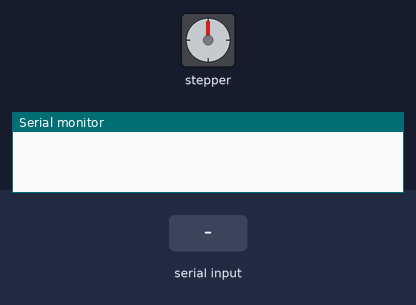
A sketch run on a simulated Arduino Uno, built with avr-gcc and run on an emulated ATmega328P. Parts: stepper motor, the last lines printed to the serial monitor. Wiring (inferred from the names in the program): stepper motor driver (200 steps per turn assumed): step pin 2; direction pin 5. The test bench sets the inputs (shaded band).

Above: at 1.2 s.
1.3 s: "30,150\n" received over Serial
At 1.7 s:
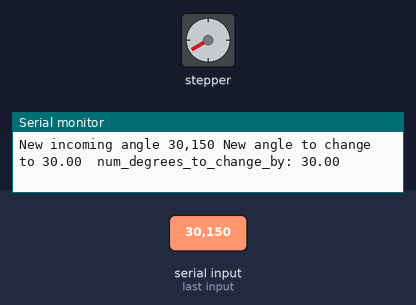
2.9 s: "5\n" received over Serial
At 3.3 s:
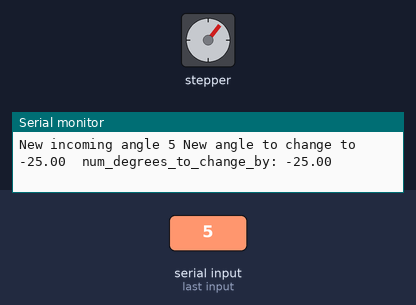
4.4 s: "90,45\n" received over Serial
At 5.8 s:
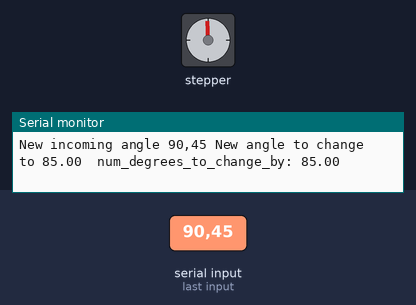
6.1 s: "200\n" received over Serial
At 7.1 s:
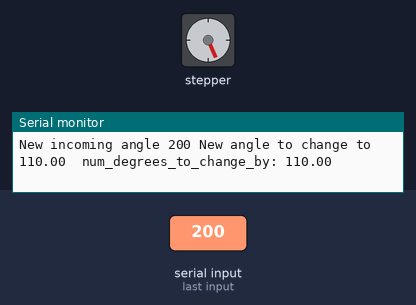
7.9 s: "90\n" received over Serial
At 9.6 s:
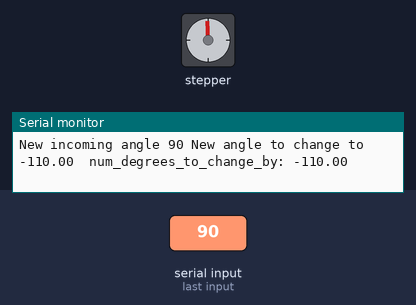
Timing chart, 0 to 10.7 s (numbered marks = the images above; inputs shaded):
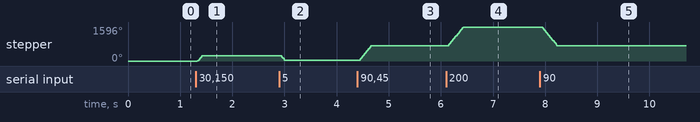

The sketch:

stepper_abs_pos_serial_input_control.ino
```cpp
/*
 *   Basic example code for controlling a stepper without library
 *
 *   by Dejan, https://howtomechatronics.com
 */

// defines pins
#define stepPin 2
#define dirPin 5

// MS2(-)	MS1(-)	Steps(-)	Interpolation(-)	Mode(-)
// GND	VIO	1⁄2	1⁄256	stealthChop2
// VIO	GND	1⁄4	1⁄256	stealthChop2
// GND	GND	1⁄8	1⁄256	stealthChop2   // nothing connected to ms1 or 2. So 1/8 of 1.8 degrees is 1/8 * 1.8 = 0.225 degrees. so 800 below would be 180 degrees
// VIO	VIO	1⁄16	1⁄256	stealthChop2  // if i wanted max res: 1/16 of 1.8 degrees is (1/16) * 1.8 = 0.1125 degrees...

const float resolution  = 0.225; // put your step resolution here
int step_degree(float desired_degree){
    return abs(desired_degree/resolution);
}

const byte numChars = 32;
char receivedChars[numChars];   // an array to store the received data

boolean newData = false;

float num_degrees_to_change_by;
float incoming_absolute_degrees = 45;
float new_angle_to_change_to;
float cur_abs_degrees = 0;

int calculate_how_many_steps_to_go_to_new_absolute_degrees() {

}

void setup() {
  Serial.begin(9600);
  // Sets the two pins as Outputs
  pinMode(stepPin,OUTPUT);
  pinMode(dirPin,OUTPUT);
}

void recvWithEndMarker() {
    static byte ndx = 0;
    char endMarker = '\n';
    char rc;

    while (Serial.available() > 0 && newData == false) {
        rc = Serial.read();

        if (rc != endMarker) {
            receivedChars[ndx] = rc;
            ndx++;
            if (ndx >= numChars) {
                ndx = numChars - 1;
            }
        }
        else {
            receivedChars[ndx] = '\0'; // terminate the string
            ndx = 0;
            newData = true;
        }
    }
}

void loop()  {

  recvWithEndMarker();
  if (newData == true) {

        newData = false;
        incoming_absolute_degrees = atof(receivedChars);

        // math for num_degrees_to_change_by. steppers are relative but we can track absolute position without skipped steps
        // we start at 0 degrees, if 100 comes in, we should go to +100, if -100 comes in we should go to -100

        // e.g. then we are at -100, if +100 comes in we should change by 200 degrees, if -100, then 0,
        // if 0 comes in, we should change by +100
        // +100 - (-100) = 200
        // -100 - (-100) = 0 stay same
        // 0 - (-100) = 100


        // new_angle_to_change_to = cur_abs_degrees + incoming_absolute_degrees;
        // num_degrees_to_change_by = cur_abs_degrees + new_angle_to_change_to;

        num_degrees_to_change_by = incoming_absolute_degrees - cur_abs_degrees;
        cur_abs_degrees = incoming_absolute_degrees;

        int num_steps = step_degree(num_degrees_to_change_by);
        Serial.print("New incoming angle ");
        Serial.print(receivedChars);
        Serial.print(" New angle to change to ");
        Serial.print(num_degrees_to_change_by);
        Serial.print("  num_degrees_to_change_by: ");
        Serial.println(num_degrees_to_change_by);

        if (num_degrees_to_change_by < 0.0) {
          digitalWrite(dirPin, LOW);
        }
        else {
          digitalWrite(dirPin,HIGH); // Enables the motor to move in a particular direction
        }

        for(int x = 0; x < num_steps; x++) {
          digitalWrite(stepPin,HIGH);
          delayMicroseconds(300);    // by changing this time delay between the steps we can change the rotation speed
          digitalWrite(stepPin,LOW);
          delayMicroseconds(300);
        }
  }
}
```

Measured:
- after the input at 1.3 s, stepper: turns 239° clockwise, starting at once
- after the input at 2.9 s, stepper: turns 200° counter-clockwise, starting at once
- after the input at 4.4 s, stepper: turns 679° clockwise in 0.23 s, starting at once
- after the input at 6.1 s, stepper: turns 878° clockwise in 0.30 s, starting at once
- after the input at 7.9 s, stepper: turns 878° counter-clockwise in 0.30 s, starting at once
